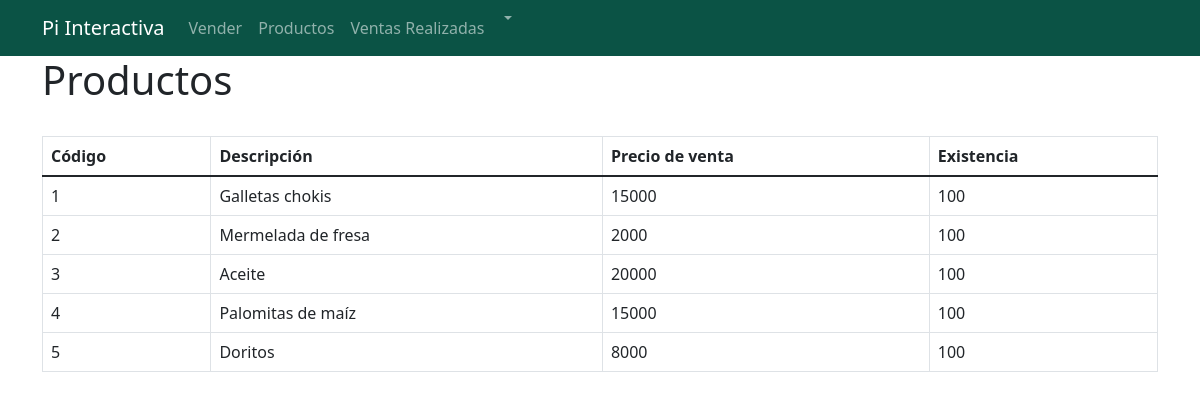
The page /vendedor/listar.php on the database its author committed.
### tables this page shows
CREATE TABLE productos(
	id BIGINT UNSIGNED NOT NULL AUTO_INCREMENT,
	codigo VARCHAR(255) NOT NULL,
	descripcion VARCHAR(255) NOT NULL,
	precioVenta int NOT NULL,
	precioCompra int NOT NULL,
	existencia int NOT NULL,
	PRIMARY KEY(id)
);

### vendedor/listar.php (the view, shortened to what this page needs)
<?php
	include_once "../conexion.php";
	$sentencia = $con->query("SELECT * FROM productos;");
	$productos = $sentencia->fetchAll(PDO::FETCH_OBJ);
?>
<?php
	include_once './header.php' ;
	include_once './navBar.php';
?>
	<div class="container">
		<div class="row">
			<div class="col-lg-12">
				<h1>Productos</h1>
				<br>
				<table class="table table-bordered">
					<thead>
						<tr>
							<th>Código</th>
							<th>Descripción</th>
							<th>Precio de venta</th>
							<th>Existencia</th>
						</tr>
					</thead>
					<tbody>
						<?php foreach($productos as $producto){ ?>
						<tr>
							<td><?php echo $producto->codigo ?></td>
							<td><?php echo $producto->descripcion ?></td>
							<td><?php echo $producto->precioVenta ?></td>
							<td><?php echo $producto->existencia ?></td>
						</tr>
						<?php } ?>
					</tbody>
				</table>
			</div>
		</div>
	</div>

### rows shown on the page
productos: codigo "1", descripcion "Galletas chokis", precioVenta "15000", existencia "100"
productos: codigo "2", descripcion "Mermelada de fresa", precioVenta "2000", existencia "100"
productos: codigo "3", descripcion "Aceite", precioVenta "20000", existencia "100"
productos: codigo "4", descripcion "Palomitas de maíz", precioVenta "15000", existencia "100"
productos: codigo "5", descripcion "Doritos", precioVenta "8000", existencia "100"
